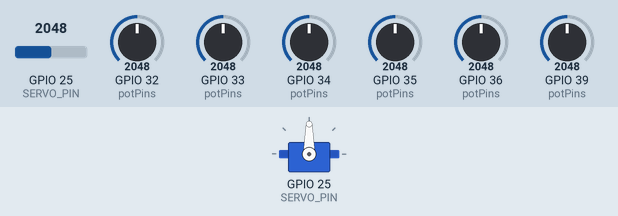
A program run on a simulated ESP32. Parts: servo. The inputs (shaded band) are chosen by the test bench; at power-on: GPIO 25 (SERVO_PIN) = 2048, GPIO 32 (potPins) = 2048, GPIO 33 (potPins) = 2048, GPIO 34 (potPins) = 2048, GPIO 35 (potPins) = 2048, GPIO 36 (potPins) = 2048, GPIO 39 (potPins) = 2048 (analog values on the 0–4095 scale). No CAN messages arrive unless stated; what the program prints to the serial monitor is not drawn.

Above: at 2.3 s.
2.4 s: GPIO 25 (SERVO_PIN) set to 2216
At 2.9 s:
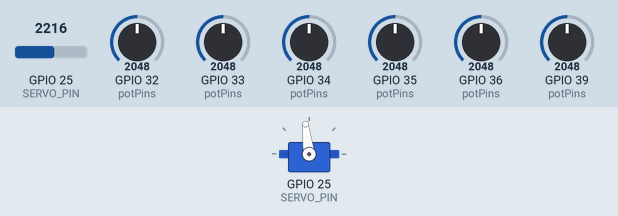
5.4 s: GPIO 25 (SERVO_PIN) set to 2305
At 6.3 s:
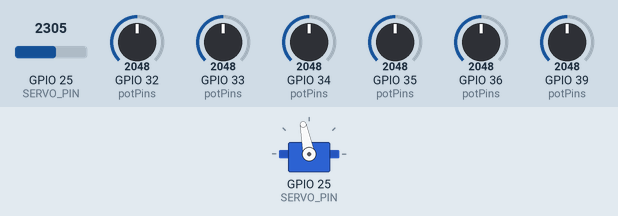
6.9 s: GPIO 25 (SERVO_PIN) set to 1228
At 7.2 s:
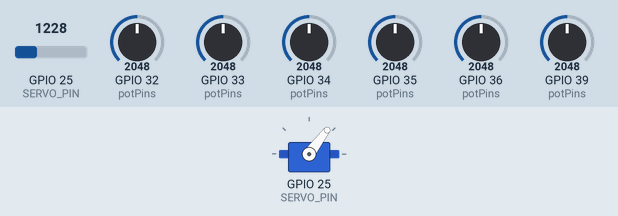
8.4 s: GPIO 25 (SERVO_PIN) set to 2866
At 9.4 s:
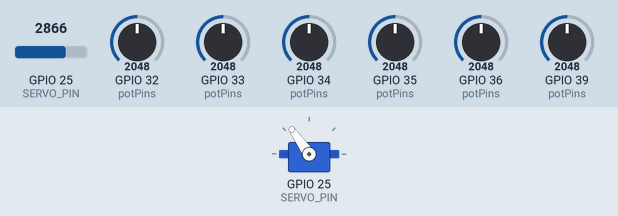
9.9 s: GPIO 25 (SERVO_PIN) set to 107
At 10.8 s:
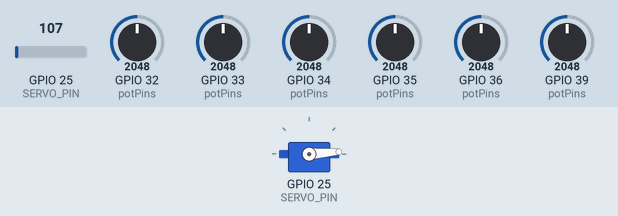
11.4 s: GPIO 25 (SERVO_PIN) set to 95
Timing chart, 0 to 13.9 s (numbered marks = the images above; inputs shaded):
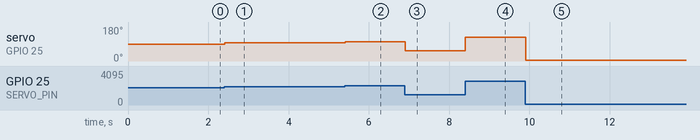

The program:

main.cpp
```cpp
#include <Arduino.h>
#include <Servo.h>
#include "config.h"
#include "X42S_CAN.h"

// ===== 全局对象 =====
X42S_Motor* motors[MOTOR_COUNT];
Servo gripperServo;

// 电位器引脚数组
const int potPins[POT_COUNT] = POT_PINS;

// 滑动平均滤波
#define FILTER_WINDOW 32
int potFilter[POT_COUNT][FILTER_WINDOW];
int potIndex[POT_COUNT] = {0};
bool potReady[POT_COUNT] = {false};

// 目标角度（输出轴角度，单位：0.1°）
int32_t targetAngles[MOTOR_COUNT];

// ===== 函数声明 =====
void initMotors();
void readPotentiometers();
void updateMotors();
void updateServo();
void collectAndSendData();
void printStatus();

// ===== Setup =====
void setup() {
    Serial.begin(115200);
    delay(1000);
    Serial.println("\n=== LeRobot 6-Axis Arm (TWAI) ===");

    // 初始化 TWAI，传入波特率（来自 config.h）
    if (!X42S_Motor::initTWAI(CAN_BAUDRATE)) {
        Serial.println("TWAI init failed!");
        while (1) delay(1000);
    }

    // 初始化 TWAI
    if (!X42S_Motor::initTWAI(CAN_BAUDRATE)) {
        Serial.println("TWAI init failed!");
        while (1) delay(1000);
    }

    // 创建电机对象
    for (int i = 0; i < MOTOR_COUNT; i++) {
        motors[i] = new X42S_Motor(MOTOR_ID_START + i);
        Serial.printf("Motor %d ID=%d\n", i+1, MOTOR_ID_START + i);
    }

    // 使能所有电机
    Serial.print("Enabling motors... ");
    for (int i = 0; i < MOTOR_COUNT; i++) {
        if (!motors[i]->enable(true)) {
            Serial.printf("Motor %d enable failed\n", i+1);
        }
        delay(20);
    }
    Serial.println("OK");

    // 初始化电位器滤波
    for (int i = 0; i < POT_COUNT; i++) {
        for (int j = 0; j < FILTER_WINDOW; j++) potFilter[i][j] = 0;
        potIndex[i] = 0;
        potReady[i] = false;
    }

    // 舵机
    gripperServo.attach(SERVO_PIN, SERVO_MIN_PULSE, SERVO_MAX_PULSE);
    gripperServo.write(90);

    analogReadResolution(12);
    Serial.println("=== Ready ===");
}

// ===== Loop =====
int32_t lastSentAngles[MOTOR_COUNT] = {0};   // 记录上次发送的角度

void loop() {
    static unsigned long lastDataSend = 0;
    unsigned long now = millis();

    readPotentiometers();   // 读取电位器，更新 targetAngles

    bool needUpdate = false;
    for (int i = 0; i < MOTOR_COUNT; i++) {
        if (abs(targetAngles[i] - lastSentAngles[i]) >= 6) {  //  死区
            needUpdate = true;
            lastSentAngles[i] = targetAngles[i];
        }
    }

    if (needUpdate) {
        updateMotors();    // 发送命令
    }

    updateServo();         // 舵机控制

    if (ENABLE_DATA_COLLECTION && (now - lastDataSend >= DATA_SEND_INTERVAL)) {
        lastDataSend = now;
        collectAndSendData();
    }

    static unsigned long lastPrint = 0;
    if (now - lastPrint >= 5000) {
        lastPrint = now;
        printStatus();
    }

    delay(5);
}

// ===== 读取电位器  =====
void readPotentiometers() {
    for (int i = 0; i < POT_COUNT; i++) {
        int raw = analogRead(potPins[i]);
        potFilter[i][potIndex[i]] = raw;
        potIndex[i] = (potIndex[i] + 1) % FILTER_WINDOW;

        if (!potReady[i]) {
            if (potIndex[i] == 0) potReady[i] = true;
            continue;
        }

        long sum = 0;
        for (int j = 0; j < FILTER_WINDOW; j++) sum += potFilter[i][j];
        int filtered = sum / FILTER_WINDOW;

        // 映射到 0~3600 (0.1°)
        int32_t angle = map(filtered, 0, 4095, POSITION_MIN, POSITION_MAX);
        if (angle < 50) angle = 0;
        if (angle > 3550) angle = 3600;

        // 前6个电位器6个关节，7给舵机
        if (i < MOTOR_COUNT) {
            targetAngles[i] = angle;
        }
    }
}

// ===== 更新电机（带减速比修正） =====
void updateMotors() {
    for (int i = 0; i < MOTOR_COUNT; i++) {
        // 目标输出轴角度乘以减速比 = 电机转子角度
        int32_t motorAngle = (int32_t)(targetAngles[i] * GEAR_RATIO);

        // 使用梯形加减速模式
        motors[i]->moveToTrap(motorAngle, DEFAULT_SPEED, DEFAULT_ACCEL, DEFAULT_ACCEL, 0x01, false);
    }
}

// ===== 更新舵机（7） =====
void updateServo() {
    int raw = analogRead(potPins[6]);
    int angle = map(raw, 0, 4095, 0, 180);
    gripperServo.write(angle);
}

// ===== 数据采集（LeRobot） =====
void collectAndSendData() {
    String json = "{";
    json += "\"timestamp\":" + String(millis()) + ",";

    // 电位器原始值 (指令)
    json += "\"cmd\":[";
    for (int i = 0; i < POT_COUNT; i++) {
        int raw = analogRead(potPins[i]);
        json += String(raw);
        if (i < POT_COUNT - 1) json += ",";
    }
    json += "],";

    // 当前目标输出轴角度 (状态)
    json += "\"state\":[";
    for (int i = 0; i < MOTOR_COUNT; i++) {
        json += String(targetAngles[i] / 10.0, 1);
        if (i < MOTOR_COUNT - 1) json += ",";
    }
    json += "],";

    json += "\"gripper\":" + String(gripperServo.read());
    json += "}";

    Serial.println(json);
}

// ===== 状态打印 =====
void printStatus() {
    Serial.println("=== Motor Targets ===");
    for (int i = 0; i < MOTOR_COUNT; i++) {
        Serial.printf("M%d: %.1f°\n", i+1, targetAngles[i] / 10.0);
    }
    Serial.println();
}
```

config.h
```cpp
#ifndef CONFIG_H
#define CONFIG_H

//  CAN 配置
#define CAN_BAUDRATE 500000      // 500Kbps

// 电机
#define MOTOR_COUNT 6            // 电机总数
#define MOTOR_ID_START 1         // 起始 ID
#define GEAR_RATIO 50.0f          // 减速比

//   电位器引脚
#define POT_COUNT 7              // 电位器数
#define POT_PINS {36, 39, 34, 35, 32, 33, 25}  //   ESP32引脚

//   舵机配置（夹爪）
#define SERVO_PIN 25
#define SERVO_MIN_PULSE 500
#define SERVO_MAX_PULSE 2500

// 运动参数
#define DEFAULT_SPEED 32000       // 速度  0.1 RPM
#define DEFAULT_ACCEL 2200      // 加速度 RPM/s）
#define POSITION_MIN 1           // 位置范围（0.1°）
#define POSITION_MAX 3600        // 0 ~ 360.0°

// 数据采集
#define ENABLE_DATA_COLLECTION true
#define DATA_SEND_INTERVAL 10    // 发送间隔 (ms)

#endif
```

Measured:
- after the input at 2.4 s, servo on GPIO 25 (SERVO_PIN): 90° → 97° at once
- after the input at 5.4 s, servo on GPIO 25 (SERVO_PIN): 97° → 101° at once
- after the input at 6.9 s, servo on GPIO 25 (SERVO_PIN): 101° → 53° at once
- after the input at 8.4 s, servo on GPIO 25 (SERVO_PIN): 53° → 125° at once
- after the input at 9.9 s, servo on GPIO 25 (SERVO_PIN): 125° → 4° at once
- after the input at 11.4 s, every drawn part: stays the same
